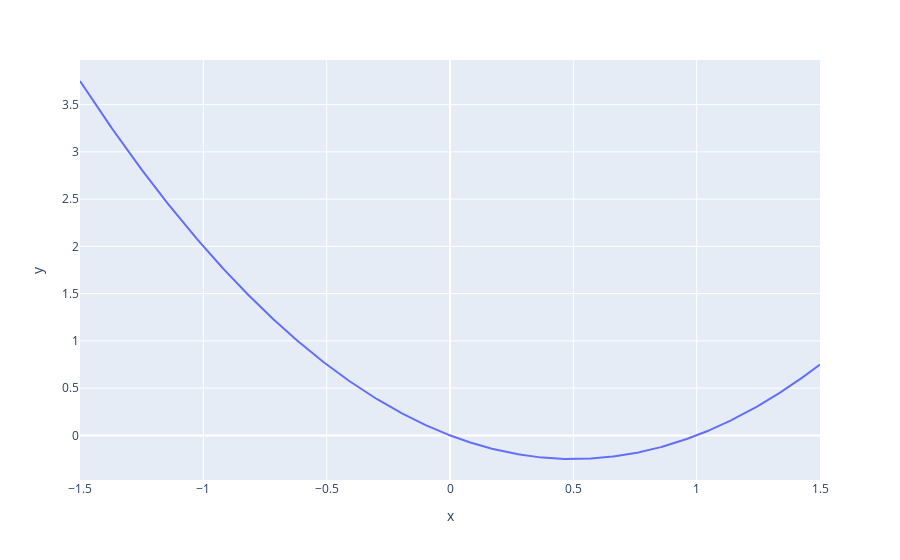

The notebook cell saved with this chart:
### Markdown cell above
# График функции

### Code cell
xs = numpy.linspace(a, b, 1000)
ys = f_numeric(xs)
px.line(x=xs, y=ys).show()

### Figure 1 — Plotly figure (JSON) as saved in the notebook; plotly's stock layout.template omitted (floating-point values rounded to 4 significant figures; data arrays with more than 128 entries replaced by an {"elided": "..."} marker saying what was removed)
{"data": [{"hovertemplate": "x=%{x}<br>y=%{y}<extra></extra>", "legendgroup": "", "line": {"color": "#636efa", "dash": "solid"}, "marker": {"symbol": "circle"}, "mode": "lines", "name": "", "orientation": "v", "showlegend": false, "type": "scatter", "x": {"elided": "1000 float values"}, "xaxis": "x", "y": {"elided": "1000 float values"}, "yaxis": "y"}], "layout": {"legend": {"tracegroupgap": 0}, "margin": {"t": 60}, "xaxis": {"anchor": "y", "domain": [0, 1], "title": {"text": "x"}}, "yaxis": {"anchor": "x", "domain": [0, 1], "title": {"text": "y"}}}}
